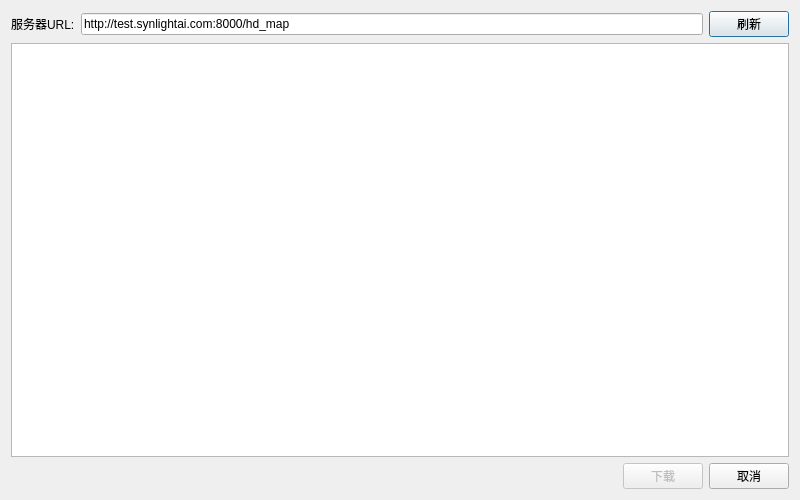
<?xml version="1.0" encoding="UTF-8"?>
<ui version="4.0">
 <class>DownloadVdbDialog</class>
 <widget class="QDialog" name="DownloadVdbDialog">
  <property name="geometry">
   <rect>
    <x>0</x>
    <y>0</y>
    <width>800</width>
    <height>500</height>
   </rect>
  </property>
  <property name="windowTitle">
   <string>下载VDB文件</string>
  </property>
  <layout class="QVBoxLayout" name="verticalLayout">
   <item>
    <layout class="QHBoxLayout" name="horizontalLayout">
     <item>
      <widget class="QLabel" name="label">
       <property name="text">
        <string>服务器URL:</string>
       </property>
      </widget>
     </item>
     <item>
      <widget class="QLineEdit" name="urlEdit">
       <property name="text">
        <string>http://test.synlightai.com:8000/hd_map</string>
       </property>
      </widget>
     </item>
     <item>
      <widget class="QPushButton" name="refreshButton">
       <property name="text">
        <string>刷新</string>
       </property>
      </widget>
     </item>
    </layout>
   </item>
   <item>
    <widget class="QTableWidget" name="fileListWidget">
     <property name="selectionMode">
      <enum>QAbstractItemView::SingleSelection</enum>
     </property>
     <property name="selectionBehavior">
      <enum>QAbstractItemView::SelectRows</enum>
     </property>
     <attribute name="horizontalHeaderStretchLastSection">
      <bool>true</bool>
     </attribute>
    </widget>
   </item>
   <item>
    <layout class="QHBoxLayout" name="horizontalLayout_2">
     <item>
      <spacer name="horizontalSpacer">
       <property name="orientation">
        <enum>Qt::Horizontal</enum>
       </property>
       <property name="sizeHint" stdset="0">
        <size>
         <width>40</width>
         <height>20</height>
        </size>
       </property>
      </spacer>
     </item>
     <item>
      <widget class="QPushButton" name="downloadButton">
       <property name="enabled">
        <bool>false</bool>
       </property>
       <property name="text">
        <string>下载</string>
       </property>
      </widget>
     </item>
     <item>
      <widget class="QPushButton" name="cancelButton">
       <property name="text">
        <string>取消</string>
       </property>
      </widget>
     </item>
    </layout>
   </item>
  </layout>
 </widget>
 <resources/>
 <connections>
  <connection>
   <sender>cancelButton</sender>
   <signal>clicked()</signal>
   <receiver>DownloadVdbDialog</receiver>
   <slot>reject()</slot>
   <hints>
    <hint type="sourcelabel">
     <x>749</x>
     <y>479</y>
    </hint>
    <hint type="destinationlabel">
     <x>399</x>
     <y>249</y>
    </hint>
   </hints>
  </connection>
 </connections>
</ui>
